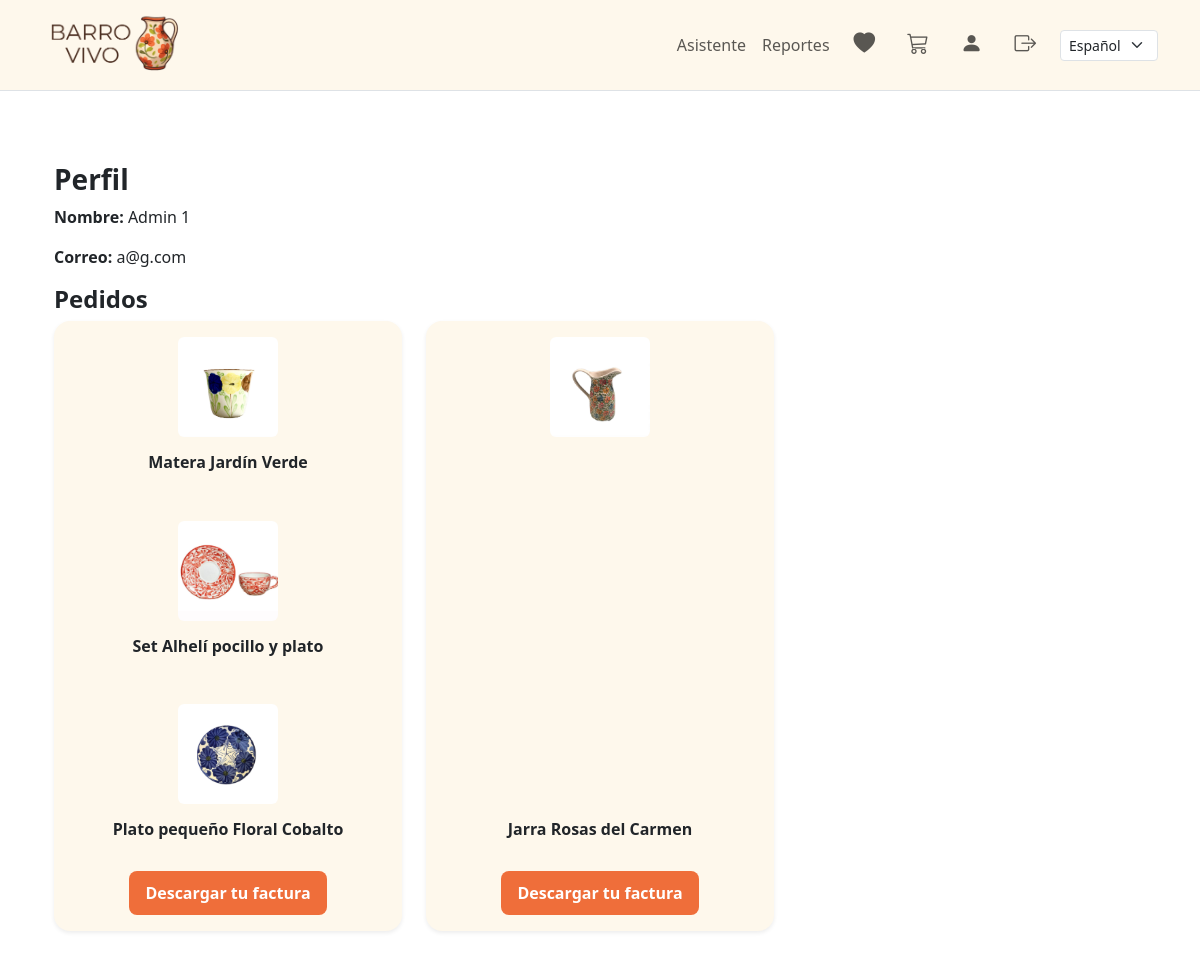
The page /perfil/ (signed in) on the database its author committed.
### pedido/models.py (models this page shows, shortened)
class PedidoItem(models.Model):
    pedido = models.ForeignKey(Pedido, on_delete=models.CASCADE, related_name='items')
    producto = models.ForeignKey(Producto, on_delete=models.CASCADE)
    cantidad = models.PositiveIntegerField()
    precio = models.DecimalField(max_digits=10, decimal_places=2)

class Pedido(models.Model):
    usuario = models.ForeignKey(User, on_delete=models.CASCADE)
    fecha = models.DateTimeField(auto_now_add=True)
    nombre_cliente = models.CharField(max_length=200)
    cedula = models.CharField(max_length=20)
    celular = models.CharField(max_length=20)
    correo = models.EmailField()
    departamento = models.CharField(max_length=100)
    municipio = models.CharField(max_length=100)
    direccion = models.CharField(max_length=255)
    apto_info = models.CharField(max_length=100, blank=True)
    total = models.DecimalField(max_digits=10, decimal_places=2)

### producto/models.py (models this page shows, shortened)
class Producto(models.Model):
    nombre = models.CharField(max_length=120, verbose_name="Nombre")
    descripcion = models.TextField(blank=True, verbose_name="Descripción")
    categorias = models.ManyToManyField(Categoria, related_name="productos", blank=True, verbose_name="Categorías")
    precio = models.DecimalField(max_digits=12, decimal_places=2, verbose_name="Precio")
    imagen = models.ImageField(upload_to="productos/", blank=True, null=True, verbose_name="Imagen")
    cantidad_disp = models.PositiveIntegerField(default=0, verbose_name="Cantidad disponible")
    es_activo = models.BooleanField(default=True, verbose_name="Visible")
    creado = models.DateTimeField(auto_now_add=True)
    actualizado = models.DateTimeField(auto_now=True)
    class Meta:
        ordering = ["nombre"]

### usuario/views.py (the view)
# urls.py: path('perfil/', PerfilView.as_view(), name='perfil'),
class PerfilView(LoginRequiredMixin, TemplateView):
    template_name = 'perfil.html'
    login_url = reverse_lazy('usuario:login')
    def get_context_data(self, **kwargs):
        ctx = super().get_context_data(**kwargs)
        pedidos = Pedido.objects.filter(usuario=self.request.user).order_by('-fecha')
        ctx["pedidos"] = pedidos
        return ctx

### usuario/templates/perfil.html
{% extends "base.html" %}
{% load static i18n %}
{% block content %}
<div class="container py-5">
  <h3 class="mb-2 fw-semibold">{% trans "Perfil" %}</h3>
  <p><strong>{% trans "Nombre:" %}</strong> {{ user.first_name }} {{ user.last_name }}</p>
  <p><strong>{% trans "Correo:" %}</strong> {{ user.email }}</p>
  <h4 class="mb-2 fw-semibold">{% trans "Pedidos" %}</h4>
  {% if pedidos %}
    <div class="row g-4">
      {% for pedido in pedidos %}
        <div class="col-12 col-sm-6 col-md-4">
          <div class="card border-0 shadow-sm rounded-4 h-100" style="background:#FEF8EC;">
            {% for item in pedido.items.all %}
              <div class="card-body text-center d-flex flex-column align-items-center justify-content-between">
                {% if item.producto.imagen %}
                  <img src="{{ item.producto.imagen.url }}"
                       alt="{{ item.producto.nombre }}"
                       class="rounded mb-3"
                       style="width:100px;height:100px;object-fit:cover;">
                {% endif %}
                <h6 class="fw-semibold mb-3">{{ item.producto.nombre }}</h6>
              </div>
            {% endfor %}
            <div class="text-center mb-3">
              <a href="{% url 'pedido:factura_html' pedido.id %}"
                 class="btn btn-bv btn-bv-cta px-3">
                {% trans "Descargar tu factura" %}
              </a>
            </div>
          </div>
        </div>
      {% endfor %}
    </div>
  {% else %}
    <p class="text-muted">{% trans "No tienes pedidos todavía." %}</p>
  {% endif %}
</div>
{% endblock %}

### static/tema.css (style rules this page uses)
:root { --mini-bg: #FEF8EC; --hover-bg: #D9D9D9; }
.btn-bv { background-color:#EF6E3A; border-color:#EF6E3A; color:#fff; }
:root { --bs-primary: #EF6E3A; --bs-primary-rgb: 239,110,58; --bs-link-color: #EF6E3A; --bs-link-hover-color: #d55f30; }
.btn-bv { background: #EF6E3A; color: white; border: none; padding: 10px 20px; border-radius: 8px; transition: 0.3s; }
.btn-bv-cta { font-weight: 600; display: inline-flex; align-items: center; justify-content: center; gap: 6px; }

### rows shown on the page
PedidoItem: producto.imagen (picture), producto.nombre "Matera Jardín Verde"
PedidoItem: producto.imagen (picture), producto.nombre "Set Alhelí pocillo y plato"
PedidoItem: producto.imagen (picture), producto.nombre "Plato pequeño Floral Cobalto"
PedidoItem: producto.imagen (picture), producto.nombre "Jarra Rosas del Carmen"

### other values the page prints
{{ user.first_name }} "Admin"
{{ user.last_name }} "1"
{{ user.email }} "a@g.com"
form field language "Español"
